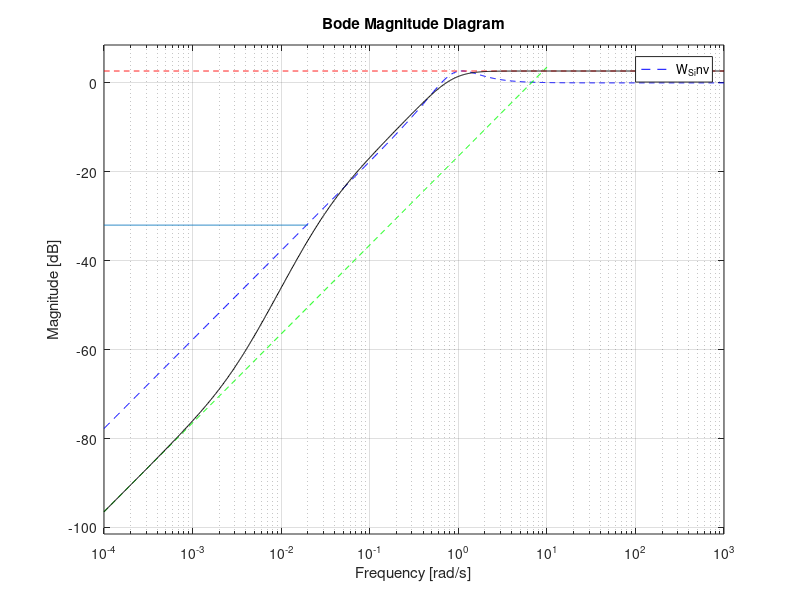
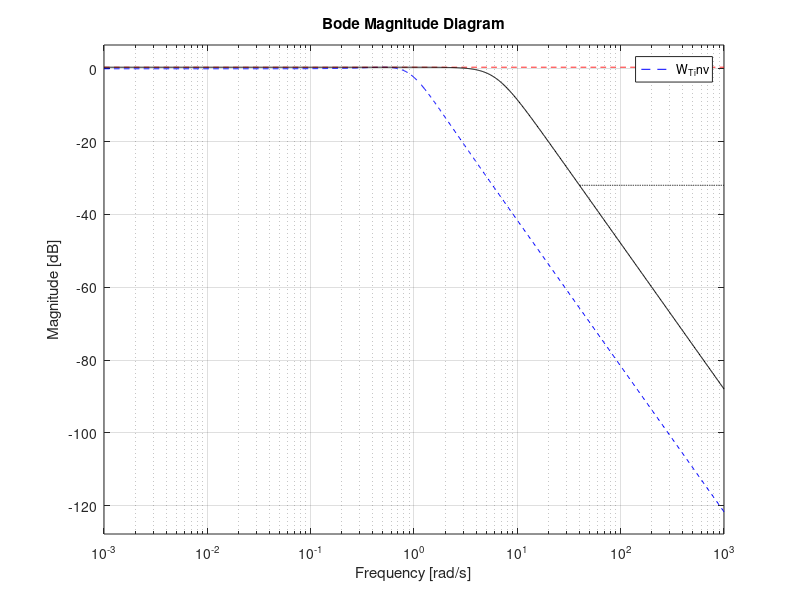

MATLAB code for these plots, in order:
%% homework 05
% Modern Design of Control Systems
clc
clear variables
close all
format compact

%% defining the system

s = tf('s');

Gp = 25/(s^3+3.3*s^2+2*s);
Ga = 0.095;
Gs = 1;
Kd = 1; %requirement 1
Gf = 1/(Kd*Gs);

Tp_max = 1.05;
Sp_max = 1.36;
wc_min = 0.66;%non serve
wc_max = 1.4;%non serve
S_star0 = 0.15;
nu = 0;
p = 1;
M_LF = -32;

%% weighting function on S W_S_inv

close all

wn2 = 0.91;
zeta2 = 0.59;

S2 = s*(s + 2*zeta2*wn2)/(s^2 + 2*zeta2*wn2*s + wn2^2);
S_0 = s^(nu+p)*S_star0;

figure(1)
grid on
bodemag(S2,{0.0001,1000},'--b')
hold on
bodemag(S_0,{0.0001,10},'--g')
bodemag(tf(Sp_max),{0.0001,1000},'--r')
bodemag(tf(10^(M_LF/20)),{0.0001,0.02})

z1 = 0.003;
p1 = 0.03;
z2 = 0.8;
p2 = sqrt(z1*z2*Sp_max/(S_star0*p1));
zeta =0.85;
W_S_inv = S_0 * (1 + s/z1)*(1 + s/z2)/((1+(2*zeta*s/p2)+(s/p2)^2)*(1+s/p1));
bodemag(W_S_inv,{0.0001,1000},'-k')

%% Weighting function on T: W_T
close 2
T2 = wn2^2/(s^2 + 2*zeta2*wn2*s + wn2^2);
p3 = 6.18;

figure(2)
bodemag(T2,{0.001,1000},'--b')
hold on, grid on
bodemag(tf(Tp_max),{0.001,1000},'--r')
bodemag(tf(10^(-32/20)),{40,1000},'--k')

W_T_inv = Tp_max/(1+(2*0.707*s/p3)+(s/p3)^2);
bodemag(W_T_inv,{0.001,1000},'k')

%%






